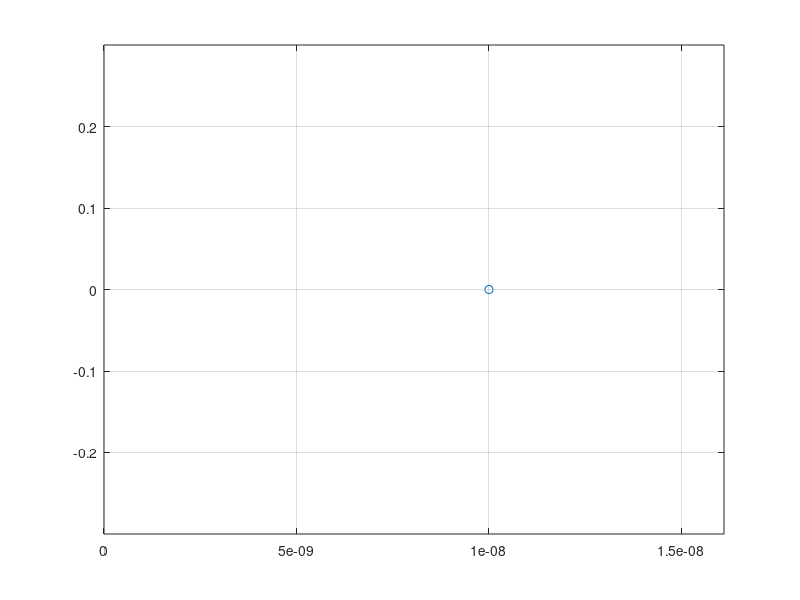

Reproduce this figure in MATLAB. (Note: this script raises an error after producing the figure.)
close all
clear all
clc

% This is a linear model of oscillators in the beta band, gating activity
% in the gamma band.

fs = 100;
dur = 10;
time = 0:1/fs:dur;
f = 1; % in Hz
omega = 2*pi*f;

r = 0.00000001;
alpha = -3;
% beta_1 = 1;
beta_1 = 0;
beta_2 = -0.002;
% epsilon = 0.0000001;
epsilon = 0;

r_dot = ones(size(time))*r;
phi_dot = ones(size(time))*omega;
z_dot = zeros(size(time));
% this will be a cannonical linear oscllator

% evaluate z_dot with a linear oscillator
for t=1:length(time)-1
    
    r_dot(t+1) = alpha.*r_dot(t) + beta_1.*r_dot(t).^3 + ...
        (epsilon.*beta_2.*r_dot(t).^5)./(1 - epsilon.*r_dot(t).^2);
    
%     r_dot(t+1)
    
    z_dot(t+1) = r_dot(t+1).*exp(1i.*phi_dot(t)) ...
        + r_dot(t).*exp(1i.*phi_dot(t))*1i.*phi_dot(t+1);
    
        z_dot(t+1)
    
    if isnan(z_dot(t+1))
        t
        time(t)
        error('A Nan has been evaluated');
    end
    
    plot(r_dot(t),r_dot(t+1),'o')
    hold on
    grid on
    axis([0 r -0.3 0.3])
    
    if rem(time(t),1) == 0.1 && time(t) > 0
        pause
        
    end
    
    %
    %     if rem(time(t),1) == 0 && time(t) > 0
    %         subplot(1,2,1)
    %         plot(time(1:end-1),real(z_dot(2:end)))
    %         grid on
    %         subplot(1,2,2)
    %         plot(z_dot(2:t))
    %         grid on
    %         pause;
    %         clf;
    %     end
end

subplot(1,2,1)
plot(time(1:end-1),abs(z_dot(2:end)))
grid on
subplot(1,2,2)
plot(z_dot(2:end))
grid on